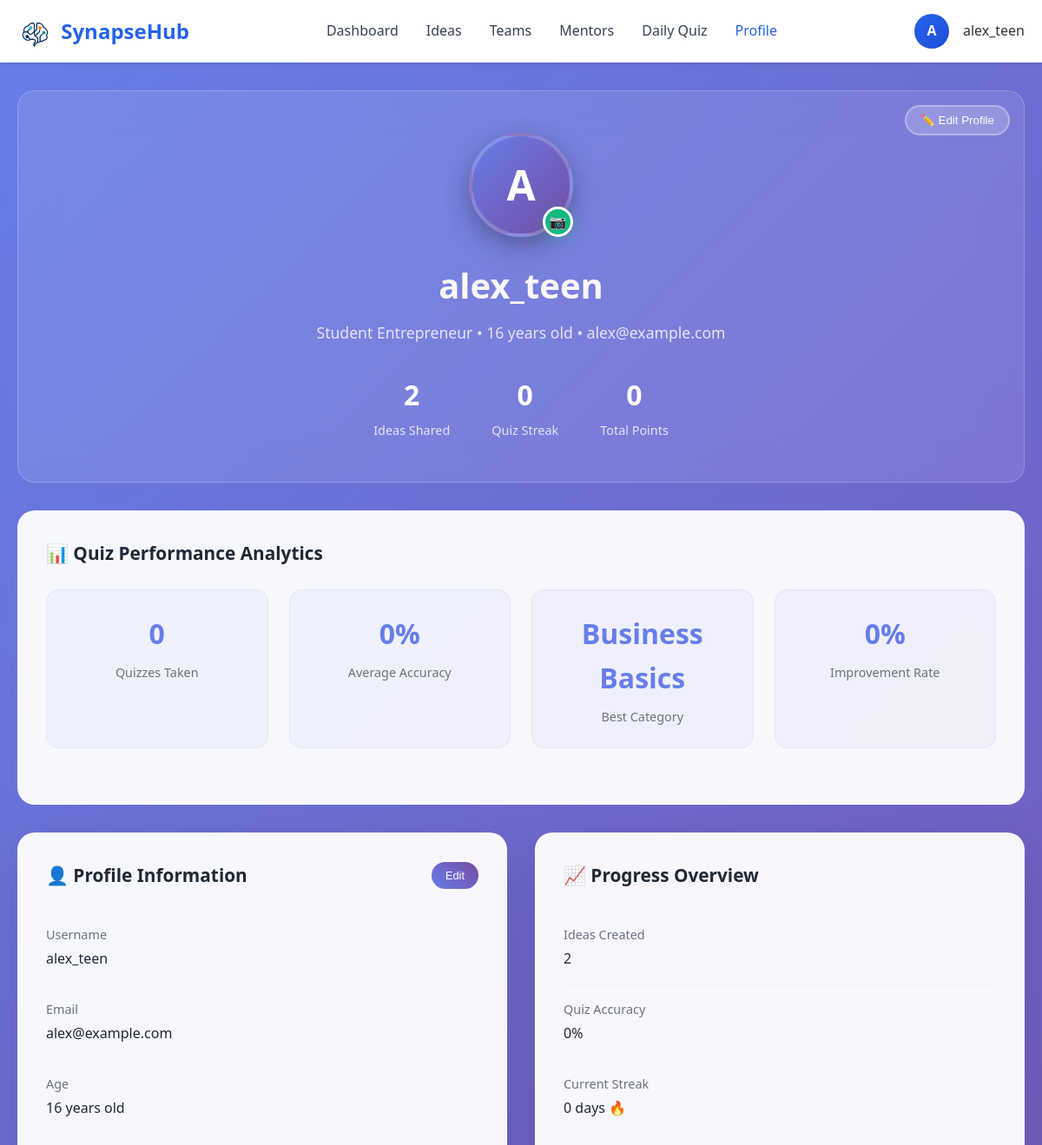
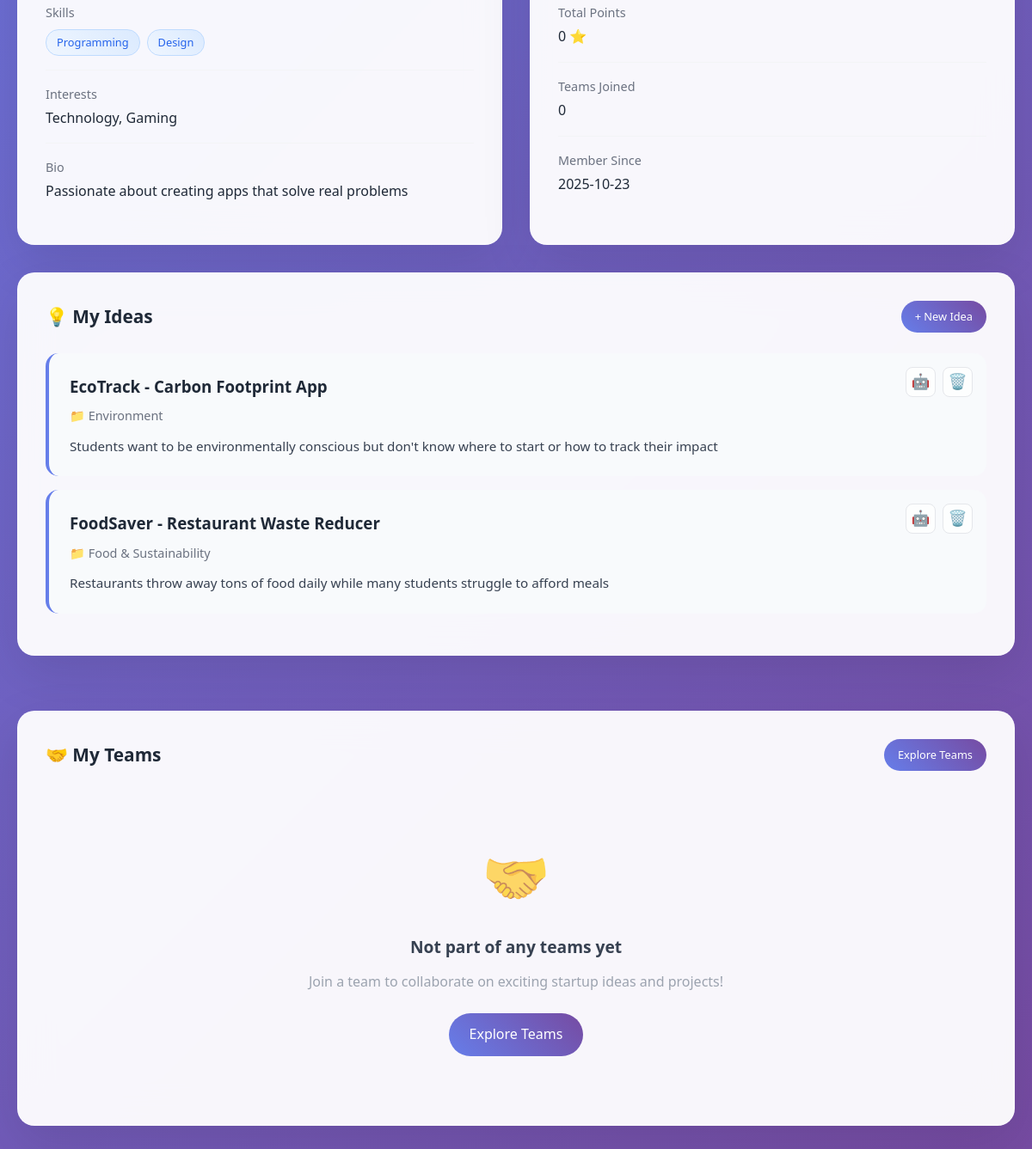
Screenshot of /profile (signed in) with the database file from the repository (2 pictures, top to bottom).
### tables this page shows
CREATE TABLE users (
        id INTEGER PRIMARY KEY AUTOINCREMENT,
        username TEXT UNIQUE NOT NULL,
        email TEXT UNIQUE NOT NULL,
        password_hash TEXT NOT NULL,
        age INTEGER,
        skills TEXT,
        interests TEXT,
        bio TEXT,
        profile_image TEXT DEFAULT 'default-avatar.png',
        join_date TIMESTAMP DEFAULT CURRENT_TIMESTAMP,
        quiz_streak INTEGER DEFAULT 0,
        total_points INTEGER DEFAULT 0,
        last_quiz_date DATE
    );

CREATE TABLE ideas (
        id INTEGER PRIMARY KEY AUTOINCREMENT,
        user_id INTEGER,
        title TEXT NOT NULL,
        problem_statement TEXT NOT NULL,
        solution_description TEXT NOT NULL,
        category TEXT,
        status TEXT DEFAULT 'active',
        created_date TIMESTAMP DEFAULT CURRENT_TIMESTAMP,
        updated_date TIMESTAMP DEFAULT CURRENT_TIMESTAMP,
        view_count INTEGER DEFAULT 0,
        like_count INTEGER DEFAULT 0,
        development_stage TEXT DEFAULT "Idea",
        target_market TEXT DEFAULT "",
        budget_range TEXT DEFAULT "",
        timeline TEXT DEFAULT "",
        tags TEXT DEFAULT "",
        team_needs TEXT DEFAULT "",
        inspiration TEXT DEFAULT "",
        open_collaboration INTEGER DEFAULT 0,
        comment_count INTEGER DEFAULT 0,
        FOREIGN KEY (user_id) REFERENCES users (id)
    );

### routes/main.py (the view)
@main_bp.route('/profile')
@login_required
def profile():
    try:
        user = execute_single('SELECT * FROM users WHERE id = ?', (session['user_id'],))
        user_ideas = execute_query(
            'SELECT * FROM ideas WHERE user_id = ? ORDER BY created_date DESC',
            (session['user_id'],)
        )
        user_teams_query = '''
            SELECT i.title, t.team_id, COUNT(*) as member_count,
                   CASE WHEN i.user_id = ? THEN 'Founder' ELSE 'Member' END as role
            FROM teams t
            JOIN ideas i ON t.idea_id = i.id
            WHERE t.member_username = ? AND COALESCE(t.status, 'active') = 'active'
            GROUP BY t.team_id
        '''
        user_teams_data = execute_query(user_teams_query, (session['user_id'], session['username']))
        user_teams = [{'idea_title': r[0], 'team_id': r[1], 'member_count': r[2], 'role': r[3]}
                      for r in user_teams_data]
        total_quizzes = execute_single(
            'SELECT COUNT(*) FROM quiz_analytics WHERE user_id = ?',
            (session['user_id'],)
        )[0]
        avg_accuracy_result = execute_single(
            'SELECT AVG(accuracy) FROM quiz_analytics WHERE user_id = ?',
            (session['user_id'],)
        )
        avg_accuracy = round(avg_accuracy_result[0] or 0, 1)
        recent_scores_data = execute_query('''
            SELECT accuracy FROM quiz_analytics WHERE user_id = ?
            ORDER BY quiz_date DESC LIMIT 10
        ''', (session['user_id'],))
        recent_scores = [round(row[0]) for row in recent_scores_data]
        improvement_rate = 0
        if len(recent_scores) >= 6:
            first_three = sum(recent_scores[-3:]) / 3
            last_three = sum(recent_scores[:3]) / 3
            improvement_rate = round(((last_three - first_three) / first_three) * 100, 1) if first_three > 0 else 0
        quiz_stats = {
            'total_quizzes': total_quizzes,
            'avg_accuracy': avg_accuracy,
            'best_category': 'Business Basics',
            'improvement_rate': max(0, improvement_rate)
        }
        return render_template('profile.html',
                             user=user,
                             user_ideas=user_ideas,
                             user_teams=user_teams,
                             teams_joined=len(user_teams),
                             quiz_stats=quiz_stats)
    except Exception as e:
        print(f"Error loading profile: {e}")
        flash('Error loading profile. Please try again.')
        return redirect(url_for('main.dashboard'))

### database.py (called while the page is built)
def get_db_connection():
    from config import Config
    conn = sqlite3.connect(Config.DATABASE_NAME)
    conn.row_factory = sqlite3.Row
    return conn

def execute_query(query, params=None):
    conn = get_db_connection()
    try:
        if params:
            result = conn.execute(query, params)
        else:
            result = conn.execute(query)
        data = result.fetchall()
        conn.commit()
        return data
    except Exception as e:
        conn.rollback()
        raise e
    finally:
        conn.close()

def execute_single(query, params=None):
    conn = get_db_connection()
    try:
        if params:
            result = conn.execute(query, params)
        else:
            result = conn.execute(query)
        data = result.fetchone()
        conn.commit()
        return data
    except Exception as e:
        conn.rollback()
        raise e
    finally:
        conn.close()

### routes/auth.py (called while the page is built)
def login_required(f):
    from functools import wraps
    @wraps(f)
    def decorated_function(*args, **kwargs):
        if 'user_id' not in session:
            flash('Please log in to access this page')
            return redirect(url_for('auth.landing'))
        return f(*args, **kwargs)
    return decorated_function

### templates/profile.html (shortened to what this page needs)
<!DOCTYPE html>
<html lang="en">
<head>
    <link rel="stylesheet" href="static/css/profile.css">
</head>
<body>
    <nav class="navbar">
        <div class="nav-container">
            <a href="/dashboard" class="logo" style="display: flex; align-items: center; text-decoration: none;">
                <img src="/static/images/synapsehub_logo.png" alt="SynapseHub Logo" style="height: 40px; margin-right: 10px;">
                 SynapseHub
            </a>
            <ul class="nav-menu">
                <li><a href="/dashboard">Dashboard</a></li>
                <li><a href="/ideas">Ideas</a></li>
                <li><a href="/teams">Teams</a></li>
                <li><a href="/mentors">Mentors</a></li>
                <li><a href="/quiz">Daily Quiz</a></li>
                <li><a href="/profile" class="active">Profile</a></li>
            </ul>
            <div class="dropdown user-profile">
                <div class="profile-avatar">{{ session.username[0].upper() if session.username else 'U' }}</div>
                <span>{{ session.username if session.username else 'User' }}</span>
            </div>
    </nav>
    <div class="container">
        <div class="profile-header fade-in">
            <button class="edit-profile-btn" onclick="openEditProfileModal()">✏️ Edit Profile</button>
            <div class="profile-avatar-container">
                <div class="profile-avatar-large" onclick="triggerFileInput()">
                    {% if user and user[8] and user[8] != 'default-avatar.png' %}
                        <img src="/static/uploads/{{ user[8] }}" alt="Profile" style="width: 100%; height: 100%; border-radius: 50%; object-fit: cover;">
                    {% else %}
                        {{ session.username[0].upper() if session.username else 'U' }}
                    {% endif %}
                </div>
                <div class="profile-pic-overlay" onclick="triggerFileInput()">📷</div>
            </div>
            <h1>{{ user[1] if user else session.username if session.username else 'Your Name' }}</h1>
            <p class="profile-subtitle">
                Student Entrepreneur • {{ user[4] if user and user[4] else '16' }} years old
                {% if user and user[2] %} • {{ user[2] }}{% endif %}
            </p>
            <div class="profile-stats">
                <div class="header-stat">
                    <div class="header-stat-number">{{ user_ideas|length if user_ideas else 0 }}</div>
                    <div class="header-stat-label">Ideas Shared</div>
                </div>
                <div class="header-stat">
                    <div class="header-stat-number">{{ user[10] if user and user[10] else 0 }}</div>
                    <div class="header-stat-label">Quiz Streak</div>
                </div>
                <div class="header-stat">
                    <div class="header-stat-number">{{ user[11] if user and user[11] else 0 }}</div>
                    <div class="header-stat-label">Total Points</div>
                </div>
            </div>
        </div>
        <div class="quiz-analytics fade-in">
            <h2 class="card-title">📊 Quiz Performance Analytics</h2>
            <div class="analytics-grid">
                <div class="analytics-card">
                    <div class="analytics-number" id="total-quizzes">{{ quiz_stats.total_quizzes if quiz_stats else 0 }}</div>
                    <div class="analytics-label">Quizzes Taken</div>
                </div>
                <div class="analytics-card">
                    <div class="analytics-number" id="avg-accuracy">{{ quiz_stats.avg_accuracy if quiz_stats else 0 }}%</div>
                    <div class="analytics-label">Average Accuracy</div>
                </div>
                <div class="analytics-card">
                    <div class="analytics-number" id="best-category">{{ quiz_stats.best_category if quiz_stats else 'N/A' }}</div>
                    <div class="analytics-label">Best Category</div>
                </div>
                <div class="analytics-card">
                    <div class="analytics-number" id="improvement-rate">{{ quiz_stats.improvement_rate if quiz_stats else 0 }}%</div>
                    <div class="analytics-label">Improvement Rate</div>
                </div>
            </div>
        </div>
        <div class="profile-grid">
            <div class="profile-card fade-in">
                <h2 class="card-title">
                    👤 Profile Information
                    <button class="edit-section-btn" onclick="openEditProfileModal()">Edit</button>
                </h2>
                <div class="info-item">
                    <div class="info-label">Username</div>
                    <div class="info-value">{{ user[1] if user else session.username if session.username else 'Not set' }}</div>
                </div>
                <div class="info-item">
                    <div class="info-label">Email</div>
                    <div class="info-value">{{ user[2] if user else 'Not set' }}</div>
                </div>
                <div class="info-item">
                    <div class="info-label">Age</div>
                    <div class="info-value">{{ user[4] if user and user[4] else 'Not set' }} years old</div>
                </div>
                <div class="info-item">
                    <div class="info-label">Skills</div>
                    <div class="info-value">
                        {% if user and user[5] %}
                            <div class="skills-tags">
                                {% for skill in user[5].split(',') %}
                                    <span class="skill-tag">{{ skill.strip() }}</span>
                                {% endfor %}
                            </div>
                        {% else %}
                            <span class="empty-value">Add your skills to showcase your talents</span>
                        {% endif %}
                    </div>
                </div>
                <div class="info-item">
                    <div class="info-label">Interests</div>
                    <div class="info-value">
                        {{ user[6] if user and user[6] else 'Share what interests you!' }}
                    </div>
                </div>
                <div class="info-item">
                    <div class="info-label">Bio</div>
                    <div class="info-value">
                        {{ user[7] if user and user[7] else 'Tell us about yourself and your entrepreneurial journey!' }}
                    </div>
                </div>
            </div>
            <div class="profile-card fade-in">
                <h2 class="card-title">📈 Progress Overview</h2>
                <div class="info-item">
                    <div class="info-label">Ideas Created</div>
                    <div class="info-value">{{ user_ideas|length if user_ideas else 0 }}</div>
                </div>
                <div class="info-item">
                    <div class="info-label">Quiz Accuracy</div>
                    <div class="info-value">{{ quiz_stats.avg_accuracy if quiz_stats else 0 }}%</div>
                </div>
                <div class="info-item">
                    <div class="info-label">Current Streak</div>
                    <div class="info-value">{{ user[10] if user and user[10] else 0 }} days 🔥</div>
                </div>
                <div class="info-item">
                    <div class="info-label">Total Points</div>
                    <div class="info-value">{{ user[11] if user and user[11] else 0 }} ⭐</div>
                </div>
                <div class="info-item">
                    <div class="info-label">Teams Joined</div>
                    <div class="info-value">{{ teams_joined if teams_joined else 0 }}</div>
                </div>
                <div class="info-item">
                    <div class="info-label">Member Since</div>
                    <div class="info-value">{{ user[9].split(' ')[0] if user and user[9] else 'Recently' }}</div>
                </div>
            </div>
        </div>
        <div class="ideas-section fade-in">
            <h2 class="card-title">
                💡 My Ideas
                <a href="/submit_idea" class="edit-section-btn" style="text-decoration: none;">+ New Idea</a>
            </h2>
            {% if user_ideas %}
                {% for idea in user_ideas %}
                <div class="idea-item slide-in" style="animation-delay: {{ loop.index0 * 0.1 }}s;">
                    <div class="idea-actions">
                            <button class="idea-action-btn evaluate" onclick="evaluateIdea({{ idea[0] }}, '{{ idea[2] }}')" title="AI Evaluation">🤖</button>
                        <button class="idea-action-btn delete" onclick="confirmDeleteIdea({{ idea[0] }}, '{{ idea[2] }}')" title="Delete Idea">🗑️</button>
                    </div>
                    <h3 class="idea-title">{{ idea[2] }}</h3>
                    <div class="idea-meta">
                        <span>📁 {{ idea[5] if idea[5] else 'General' }}</span>
                    </div>
                    <p class="idea-description">{{ idea[3][:150] }}{% if idea[3]|length > 150 %}...{% endif %}</p>
                </div>
                {% endfor %}
            {% endif %}
        </div>
    </div>
    <div class="container">
<div class="ideas-section fade-in">
    <h2 class="card-title">
        🤝 My Teams
        <a href="/teams" class="edit-section-btn" style="text-decoration: none;">Explore Teams</a>
    </h2>
    {% if user_teams %}
        <div class="teams-list">
            {% for team in user_teams %}
            <div class="team-item">
                <div class="team-status active">Active</div>
                <h4>{{ team.idea_title }}</h4>
                <div class="team-meta">
                    <span class="team-role">{{ team.role }}</span>
                </div>
                <div class="team-actions">
                    <a href="/teams" class="btn-sm btn-primary-sm">View Team</a>
                </div>
            </div>
            {% endfor %}
        </div>
    {% else %}
        <div class="teams-empty-state">
            <div class="empty-icon">🤝</div>
            <h3>Not part of any teams yet</h3>
            <p>Join a team to collaborate on exciting startup ideas and projects!</p>
            <a href="/teams" class="btn">Explore Teams</a>
        </div>
    {% endif %}
</div>
    </div>
</body>
</html>

### rows the page displays
users: username "alex_teen", age "16", email "alex@example.com", quiz_streak "0", total_points "0", interests "Technology, Gaming", bio "Passionate about creating apps that solve real problems", join_date "2025-10-23"
ideas: title "EcoTrack - Carbon Footprint App", category "Environment", problem_statement "Students want to be environmentally conscious but don't know where to start or how to track their impact"
ideas: title "FoodSaver - Restaurant Waste Reducer", category "Food & Sustainability", problem_statement "Restaurants throw away tons of food daily while many students struggle to afford meals"

### other values shown
{{ session.username[0].upper() if session.username else 'U' }} "A"
{{ user_ideas|length if user_ideas else 0 }} "2"
{{ quiz_stats.total_quizzes if quiz_stats else 0 }} "0"
{{ quiz_stats.avg_accuracy if quiz_stats else 0 }} "0"
{{ quiz_stats.best_category if quiz_stats else 'N/A' }} "Business Basics"
{{ quiz_stats.improvement_rate if quiz_stats else 0 }} "0"
{{ skill.strip() }} "Programming" "Design"
{{ teams_joined if teams_joined else 0 }} "0"
